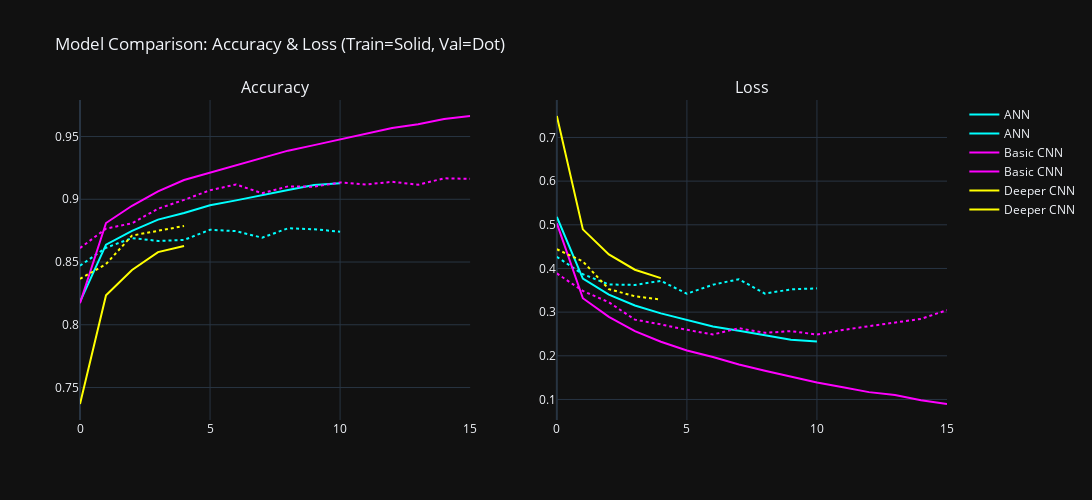

The code cell stored with this chart in its notebook:
### Markdown cell above
#### 4.3) Model Comparison

- Created a dataframe to store **test loss** and **test accuracy** for ANN, Basic CNN, and Deeper CNN.  
- Plotted training history for each model (accuracy & loss vs. epochs).  
- Helps compare how models learn and generalize over time.

### Code cell
import plotly.graph_objects as go
from plotly.subplots import make_subplots

models = {
    "ANN": ("cyan", ann_history),
    "Basic CNN": ("magenta", basic_cnn_history),
    "Deeper CNN": ("yellow", deeper_cnn_history)
}

performance_data = {
    'Model': ['ANN', 'Basic CNN', 'Deeper CNN'],
    'Test Loss': [loss_ann, loss_basic_cnn, loss_deeper_cnn],
    'Test Accuracy': [accuracy_ann, accuracy_basic_cnn, accuracy_deeper_cnn]
}

performance_df = pd.DataFrame(performance_data)

fig = make_subplots(rows=1, cols=2, subplot_titles=('Accuracy', 'Loss'))

for name, (color, history) in models.items():
    # Accuracy
    fig.add_trace(go.Scatter(y=history.history['accuracy'], mode='lines',
                             name=name, line=dict(color=color, dash='solid')), row=1, col=1)
    fig.add_trace(go.Scatter(y=history.history['val_accuracy'], mode='lines',
                             name=name, line=dict(color=color, dash='dot'), showlegend=False), row=1, col=1)

    # Loss
    fig.add_trace(go.Scatter(y=history.history['loss'], mode='lines',
                             name=name, line=dict(color=color, dash='solid')), row=1, col=2)
    fig.add_trace(go.Scatter(y=history.history['val_loss'], mode='lines',
                             name=name, line=dict(color=color, dash='dot'), showlegend=False), row=1, col=2)

fig.update_layout(
    title_text="Model Comparison: Accuracy & Loss (Train=Solid, Val=Dot)",
    height=500,
    width=1200,
    template="plotly_dark"
)

fig.show()

### Figure 1 — Plotly figure (JSON) as saved in the notebook; plotly's stock layout.template omitted (floating-point values rounded to 4 significant figures)
{"data": [{"line": {"color": "cyan", "dash": "solid"}, "mode": "lines", "name": "ANN", "type": "scatter", "xaxis": "x", "y": [0.8183, 0.8638, 0.8748, 0.8838, 0.889, 0.8953, 0.8991, 0.9034, 0.9074, 0.9113, 0.9127], "yaxis": "y"}, {"line": {"color": "cyan", "dash": "dot"}, "mode": "lines", "name": "ANN", "showlegend": false, "type": "scatter", "xaxis": "x", "y": [0.8471, 0.8614, 0.8691, 0.8668, 0.8676, 0.8757, 0.8746, 0.8694, 0.8769, 0.8761, 0.8742], "yaxis": "y"}, {"line": {"color": "cyan", "dash": "solid"}, "mode": "lines", "name": "ANN", "type": "scatter", "xaxis": "x2", "y": [0.5181, 0.3769, 0.3401, 0.3151, 0.2972, 0.2824, 0.2673, 0.2574, 0.2476, 0.2369, 0.2328], "yaxis": "y2"}, {"line": {"color": "cyan", "dash": "dot"}, "mode": "lines", "name": "ANN", "showlegend": false, "type": "scatter", "xaxis": "x2", "y": [0.4267, 0.3868, 0.3633, 0.3623, 0.3716, 0.3422, 0.3628, 0.3753, 0.3424, 0.3521, 0.3544], "yaxis": "y2"}, {"line": {"color": "magenta", "dash": "solid"}, "mode": "lines", "name": "Basic CNN", "type": "scatter", "xaxis": "x", "y": [0.8171, 0.8811, 0.8948, 0.9063, 0.9153, 0.9212, 0.9273, 0.933, 0.9387, 0.9431, 0.9478, 0.952, 0.9567, 0.9597, 0.9639, 0.9664], "yaxis": "y"}, {"line": {"color": "magenta", "dash": "dot"}, "mode": "lines", "name": "Basic CNN", "showlegend": false, "type": "scatter", "xaxis": "x", "y": [0.8611, 0.8766, 0.8809, 0.8925, 0.8995, 0.9072, 0.9118, 0.9048, 0.9103, 0.91, 0.9134, 0.9118, 0.9139, 0.9116, 0.9167, 0.9163], "yaxis": "y"}, {"line": {"color": "magenta", "dash": "solid"}, "mode": "lines", "name": "Basic CNN", "type": "scatter", "xaxis": "x2", "y": [0.5032, 0.3318, 0.2892, 0.2565, 0.2322, 0.2122, 0.1973, 0.1801, 0.166, 0.1516, 0.139, 0.1279, 0.1168, 0.1103, 0.09805, 0.08963], "yaxis": "y2"}, {"line": {"color": "magenta", "dash": "dot"}, "mode": "lines", "name": "Basic CNN", "showlegend": false, "type": "scatter", "xaxis": "x2", "y": [0.3886, 0.3485, 0.3227, 0.2828, 0.2718, 0.2594, 0.2489, 0.2632, 0.2527, 0.2566, 0.2487, 0.2593, 0.2678, 0.2759, 0.2845, 0.3047], "yaxis": "y2"}, {"line": {"color": "yellow", "dash": "solid"}, "mode": "lines", "name": "Deeper CNN", "type": "scatter", "xaxis": "x", "y": [0.7369, 0.8235, 0.8437, 0.8579, 0.8628], "yaxis": "y"}, {"line": {"color": "yellow", "dash": "dot"}, "mode": "lines", "name": "Deeper CNN", "showlegend": false, "type": "scatter", "xaxis": "x", "y": [0.8365, 0.8484, 0.8711, 0.875, 0.8787], "yaxis": "y"}, {"line": {"color": "yellow", "dash": "solid"}, "mode": "lines", "name": "Deeper CNN", "type": "scatter", "xaxis": "x2", "y": [0.7491, 0.4896, 0.432, 0.3971, 0.378], "yaxis": "y2"}, {"line": {"color": "yellow", "dash": "dot"}, "mode": "lines", "name": "Deeper CNN", "showlegend": false, "type": "scatter", "xaxis": "x2", "y": [0.4441, 0.4162, 0.3528, 0.3363, 0.3289], "yaxis": "y2"}], "layout": {"annotations": [{"font": {"size": 16}, "showarrow": false, "text": "Accuracy", "x": 0.225, "xanchor": "center", "xref": "paper", "y": 1, "yanchor": "bottom", "yref": "paper"}, {"font": {"size": 16}, "showarrow": false, "text": "Loss", "x": 0.775, "xanchor": "center", "xref": "paper", "y": 1, "yanchor": "bottom", "yref": "paper"}], "height": 500, "title": {"text": "Model Comparison: Accuracy & Loss (Train=Solid, Val=Dot)"}, "width": 1200, "xaxis": {"anchor": "y", "domain": [0, 0.45]}, "xaxis2": {"anchor": "y2", "domain": [0.55, 1]}, "yaxis": {"anchor": "x", "domain": [0, 1]}, "yaxis2": {"anchor": "x2", "domain": [0, 1]}}}
